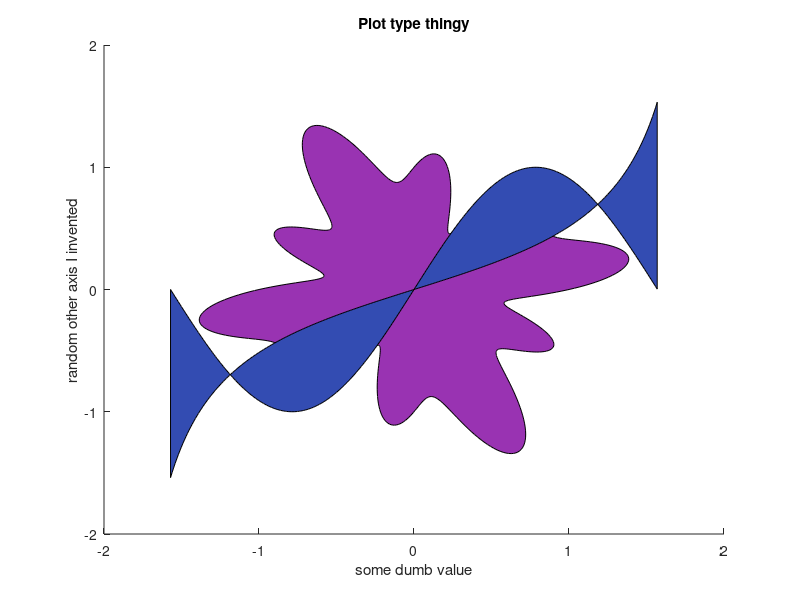

Recreate this plot in MATLAB. (Note: this script raises an error after producing the figure.)
%========================================================================================
% Name              : Matlab practice DH
% Title             : Activity
% Author            : Daniel Hoven
% Class             : ESG-330
% Description       : plots stuff using other stuff
% Citations         : nun
% ====================================================================================



clc
clear 

t = 0:0.01:2*pi;
x1 = -pi/2:0.01:pi/2;
x2 = -pi/2:0.01:pi/2;
y1 = sin(2*x1);
y2 = 0.5*tan(0.8*x2);
y3 = -0.7*tan(0.8*x2);
rho = 1+0.5.*sin(7.*t) .* cos(3.*t);

x = rho .* cos(t);
y = rho .* sin(t);

figure;
hold on;
title('Plot type thingy')
xlabel('some dumb value')
ylabel('random other axis I invented')
Data(1) = fill(x, y, [0.6 .2 .7]);
Data(2) = fill([x1,x2(end:-1:1)], [y1, y2(end:-1:1)], [0.2 .3 0.7]);
Data(3) = line(x1, y1, [0.2, 0.6, 0.6]);
Data(4) = line(x2, y2, [0.9, 0.2, 0.1]);
Data(5) = line(x2, y3, [0.1, 0.5, 0.3]);
err = abs(y2-y1);
ErrorBars = errorbar(x2(1:15:end))

Data(6) = ErrorBars(1);




